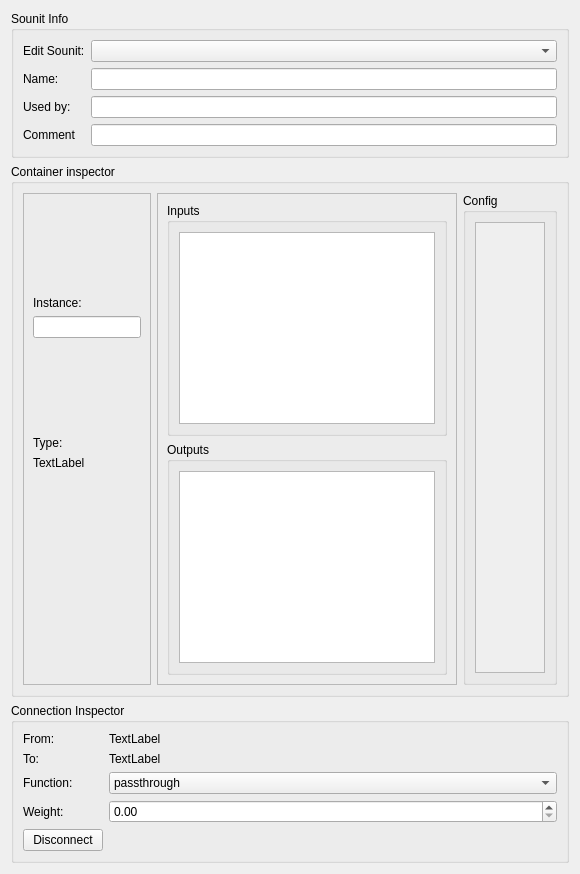
      <widget class="QWidget" name="soundEngineTab">
       <attribute name="title">
        <string>Sound Engine</string>
       </attribute>
       <layout class="QVBoxLayout" name="verticalLayout_5">
        <item>
         <widget class="QGroupBox" name="groupSounitInfo">
          <property name="title">
           <string>Sounit Info</string>
          </property>
          <layout class="QFormLayout" name="formLayout_2">
           <item row="0" column="0">
            <widget class="QLabel" name="label">
             <property name="text">
              <string>Edit Sounit:</string>
             </property>
            </widget>
           </item>
           <item row="0" column="1">
            <widget class="QComboBox" name="comboSounitSelector">
             <property name="editable">
              <bool>false</bool>
             </property>
            </widget>
           </item>
           <item row="1" column="0">
            <widget class="QLabel" name="labelSounitName">
             <property name="text">
              <string>Name:</string>
             </property>
            </widget>
           </item>
           <item row="1" column="1">
            <widget class="QLineEdit" name="editSounitName"/>
           </item>
           <item row="2" column="0">
            <widget class="QLabel" name="label_2">
             <property name="text">
              <string>Used by:</string>
             </property>
            </widget>
           </item>
           <item row="2" column="1">
            <widget class="QLineEdit" name="editSounitUsedBy">
             <property name="readOnly">
              <bool>true</bool>
             </property>
            </widget>
           </item>
           <item row="3" column="0">
            <widget class="QLabel" name="label_3">
             <property name="text">
              <string>Comment</string>
             </property>
            </widget>
           </item>
           <item row="3" column="1">
            <widget class="QLineEdit" name="editSounitComment"/>
           </item>
          </layout>
         </widget>
        </item>
        <item>
         <widget class="QGroupBox" name="groupContainerInspector">
          <property name="title">
           <string>Container inspector</string>
          </property>
          <layout class="QHBoxLayout" name="horizontalLayout_16">
           <item>
            <widget class="QFrame" name="frame">
             <property name="frameShape">
              <enum>QFrame::Shape::StyledPanel</enum>
             </property>
             <property name="frameShadow">
              <enum>QFrame::Shadow::Raised</enum>
             </property>
             <layout class="QVBoxLayout" name="verticalLayout_2">
              <item>
               <widget class="QLabel" name="label_5">
                <property name="text">
                 <string>Instance: </string>
                </property>
                <property name="alignment">
                 <set>Qt::AlignmentFlag::AlignBottom|Qt::AlignmentFlag::AlignLeading|Qt::AlignmentFlag::AlignLeft</set>
                </property>
               </widget>
              </item>
              <item>
               <widget class="QLineEdit" name="editInstanceName"/>
              </item>
              <item>
               <widget class="QLabel" name="label_4">
                <property name="text">
                 <string>Type: </string>
                </property>
                <property name="alignment">
                 <set>Qt::AlignmentFlag::AlignBottom|Qt::AlignmentFlag::AlignLeading|Qt::AlignmentFlag::AlignLeft</set>
                </property>
               </widget>
              </item>
              <item>
               <widget class="QLabel" name="labelContainerType">
                <property name="text">
                 <string>TextLabel</string>
                </property>
                <property name="alignment">
                 <set>Qt::AlignmentFlag::AlignLeading|Qt::AlignmentFlag::AlignLeft|Qt::AlignmentFlag::AlignTop</set>
                </property>
               </widget>
              </item>
              <item>
               <widget class="QLabel" name="labelContainerDescription">
                <property name="text">
                 <string/>
                </property>
                <property name="alignment">
                 <set>Qt::AlignmentFlag::AlignLeading|Qt::AlignmentFlag::AlignLeft|Qt::AlignmentFlag::AlignTop</set>
                </property>
                <property name="wordWrap">
                 <bool>true</bool>
                </property>
               </widget>
              </item>
             </layout>
            </widget>
           </item>
           <item>
            <widget class="QFrame" name="frame_2">
             <property name="frameShape">
              <enum>QFrame::Shape::StyledPanel</enum>
             </property>
             <property name="frameShadow">
              <enum>QFrame::Shadow::Raised</enum>
             </property>
             <layout class="QVBoxLayout" name="verticalLayout_PortsStacked">
              <item>
               <widget class="QGroupBox" name="groupInputs">
                <property name="title">
                 <string>Inputs</string>
                </property>
                <layout class="QVBoxLayout" name="verticalLayout_10">
                 <item>
                  <widget class="QListWidget" name="listWidgetInputs">
                   <property name="minimumSize">
                    <size>
                     <width>0</width>
                     <height>0</height>
                    </size>
                   </property>
                  </widget>
                 </item>
                </layout>
               </widget>
              </item>
              <item>
               <widget class="QGroupBox" name="groupOutputs">
                <property name="title">
                 <string>Outputs</string>
                </property>
                <layout class="QVBoxLayout" name="verticalLayout_11">
                 <item>
                  <widget class="QListWidget" name="listWidgetOutputs">
                   <property name="minimumSize">
                    <size>
                     <width>0</width>
                     <height>0</height>
                    </size>
                   </property>
                  </widget>
                 </item>
                </layout>
               </widget>
              </item>
             </layout>
            </widget>
           </item>
           <item>
            <widget class="QGroupBox" name="groupConfig">
             <property name="title">
              <string>Config</string>
             </property>
             <layout class="QVBoxLayout" name="verticalLayout_9">
              <item>
               <widget class="QScrollArea" name="scrollAreaConfig">
                <property name="widgetResizable">
                 <bool>true</bool>
                </property>
                <widget class="QWidget" name="scrollAreaConfigContents">
                 <property name="geometry">
                  <rect>
                   <x>0</x>
                   <y>0</y>
                   <width>325</width>
                   <height>375</height>
                  </rect>
                 </property>
                 <layout class="QVBoxLayout" name="verticalLayout_Config">
                  <property name="spacing">
                   <number>6</number>
                  </property>
                  <property name="leftMargin">
                   <number>0</number>
                  </property>
                  <property name="topMargin">
                   <number>0</number>
                  </property>
                  <property name="rightMargin">
                   <number>0</number>
                  </property>
                  <property name="bottomMargin">
                   <number>0</number>
                  </property>
                 </layout>
                </widget>
               </widget>
              </item>
             </layout>
            </widget>
           </item>
          </layout>
         </widget>
        </item>
        <item>
         <widget class="QGroupBox" name="groupConnectionInspector">
          <property name="title">
           <string>Connection Inspector</string>
          </property>
          <layout class="QFormLayout" name="formLayout_3">
           <item row="2" column="0">
            <widget class="QLabel" name="label_7">
             <property name="text">
              <string>To:</string>
             </property>
            </widget>
           </item>
           <item row="2" column="1">
            <widget class="QLabel" name="labelConnectionTo">
             <property name="text">
              <string>TextLabel</string>
             </property>
            </widget>
           </item>
           <item row="3" column="0">
            <widget class="QLabel" name="label_8">
             <property name="text">
              <string>Function:</string>
             </property>
            </widget>
           </item>
           <item row="3" column="1">
            <widget class="QComboBox" name="comboConnectionFunction">
             <item>
              <property name="text">
               <string>passthrough</string>
              </property>
             </item>
             <item>
              <property name="text">
               <string>add</string>
              </property>
             </item>
             <item>
              <property name="text">
               <string>multiply</string>
              </property>
             </item>
             <item>
              <property name="text">
               <string>substract</string>
              </property>
             </item>
             <item>
              <property name="text">
               <string>replace</string>
              </property>
             </item>
             <item>
              <property name="text">
               <string>modulate</string>
              </property>
             </item>
            </widget>
           </item>
           <item row="4" column="0">
            <widget class="QLabel" name="label_9">
             <property name="text">
              <string>Weight:</string>
             </property>
            </widget>
           </item>
           <item row="4" column="1">
            <widget class="QDoubleSpinBox" name="spinConnectionWeight"/>
           </item>
           <item row="5" column="0">
            <widget class="QPushButton" name="buttonDisconnect">
             <property name="text">
              <string>Disconnect</string>
             </property>
            </widget>
           </item>
           <item row="1" column="1">
            <widget class="QLabel" name="labelConnectionFrom">
             <property name="text">
              <string>TextLabel</string>
             </property>
            </widget>
           </item>
           <item row="1" column="0">
            <widget class="QLabel" name="label_6">
             <property name="text">
              <string>From:</string>
             </property>
            </widget>
           </item>
          </layout>
         </widget>
        </item>
       </layout>
      </widget>
